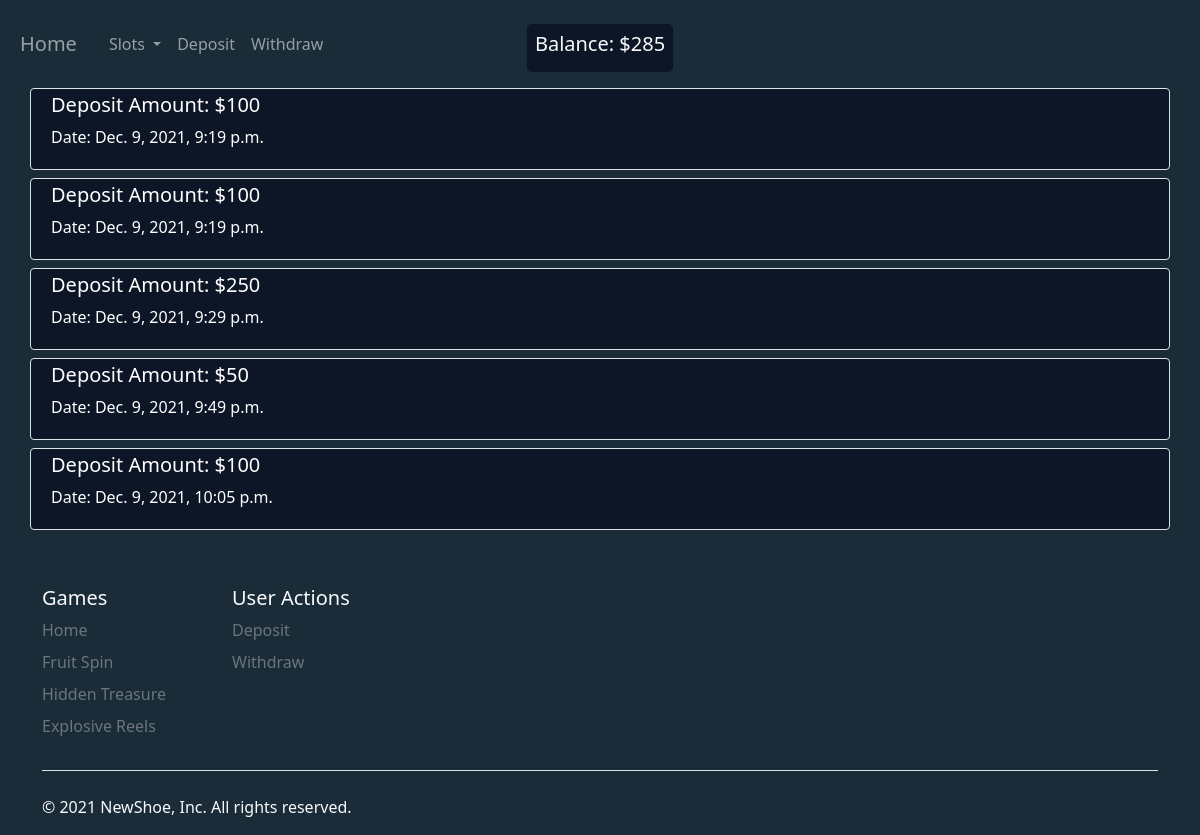
The page /NewShoe/allDeposits/ (signed in) on the database its author committed.
### casino/models.py (models this page shows)
class Balance(models.Model):
    user = models.ForeignKey(User, on_delete=models.CASCADE, default=None)
    balance = models.PositiveIntegerField(default=0)

class AllDeposits(models.Model):
    user = models.ForeignKey(User, on_delete=models.CASCADE, default=None)
    depositAmount = models.PositiveIntegerField(default=0)
    depositedAt = models.DateTimeField(auto_now_add=True, blank=True)

### casino/views.py (the view)
# urls.py: path('allDeposits/', views.allDeposits, name='allDeposits'),
@login_required()
def allDeposits(request):
    player = Balance.objects.get(user=request.user)
    deposits = AllDeposits.objects.filter(user=request.user)
    context = {'deposits': deposits, 'player': player}
    return render(request, 'Balance Management/allDeposits.html', context)

### templates/Balance Management/allDeposits.html
{% extends "base.html" %}
{% load static %}
{% block body %}
  {% for deposit in deposits %}
      <div class="container border rounded mb-2 text-white body">
        <div class="row my-1">
          <div class="col-6">
            <h5 class="ps-2 completed_line">Deposit Amount: ${{deposit.depositAmount}}</h5>
            <p class="ps-2 completed_line">Date: {{ deposit.depositedAt }}</p>
          </div>
        </div>
      </div>
  {% endfor %}
{% endblock %}

### templates/base.html (shortened to what this page needs)
{% load static %}
<!DOCTYPE html>
<html lang="en">
<head>
  <link href="https://cdn.jsdelivr.net/npm/bootstrap@5.1.3/dist/css/bootstrap.min.css" rel="stylesheet">
	<link rel="stylesheet" type="text/css" href="{% static 'css/styles.css' %}"/>
  <link rel="stylesheet" href="{% static 'css/fruitSpin.css' %}">
</head>
<body>
  {% if user.is_authenticated %}
    <nav class="navbar navbar-expand-lg navbar-dark pt-4 pb-4" style="background-color: #1a2c38;">
      <div class="container-fluid">
        <div class="collapse navbar-collapse" id="navbar">
          <ul class="navbar-nav me-auto mb-2 mb-lg-0">
            <li class="nav-item">
              <a class="nav-link navbar-brand" aria-current="page" href="{% url 'indexLogged' %}" type="submit">Home</a>
            </li>
            <li class="nav-item dropdown">
              <a class="nav-link dropdown-toggle" href="#" id="navbarDropdown" role="button" data-bs-toggle="dropdown" aria-expanded="false">
                Slots
              </a>
            </li>
            <li class="nav-item">
              <a class="nav-link" href="{% url 'deposit' %}" type="submit">Deposit</a>
            </li>
            <li class="nav-item">
              <a class="nav-link" href="{% url 'withdraw' %}" type="submit">Withdraw</a>
            </li>
            <ul class="navbar-nav navbar-center me-auto body text-light rounded-3" id="displayBal">
              <li>
                <h5 class="p-2">Balance: $<span id="money">{{ player.balance }}</span></h5>
              </li>
            </ul>
          </ul>
        </div>
      </div>
    </nav>
  {% endif %}
    {% block body %}
    {% endblock %}
  {% if user.is_authenticated %}
  <div class="container text-light">
    <footer class="pt-5">
      <div class="row">
        <div class="col-2">
          <h5>Games</h5>
          <ul class="nav flex-column">
            <li class="nav-item mb-2"><a href="{% url 'indexLogged' %}" class="nav-link p-0 text-muted">Home</a></li>
            <li class="nav-item mb-2"><a href="{% url 'FruitSpin' %}" class="nav-link p-0 text-muted">Fruit Spin</a></li>
            <li class="nav-item mb-2"><a href="{% url 'HiddenTreasure' %}" class="nav-link p-0 text-muted">Hidden Treasure</a></li>
            <li class="nav-item mb-2"><a href="{% url 'ExplosiveReels' %}" class="nav-link p-0 text-muted">Explosive Reels</a></li>
          </ul>
        </div>
        <div class="col-2">
          <h5>User Actions</h5>
          <ul class="nav flex-column">
            <li class="nav-item mb-2"><a href="{% url 'deposit' %}" class="nav-link p-0 text-muted">Deposit</a></li>
            <li class="nav-item mb-2"><a href="{% url 'withdraw' %}" class="nav-link p-0 text-muted">Withdraw</a></li>
          </ul>
        </div>
      </div>
      <div class="d-flex justify-content-between pt-4 mt-4 border-top">
        <p>&copy; 2021 NewShoe, Inc. All rights reserved.</p>
      </div>
    </footer>
  </div>
  {% endif %}
  </body>
</html>

### static/css/styles.css (style rules this page uses)
body { background-color: #1a2c38; }
.body { background-color: #0d1627; }
.navbar-nav.navbar-center { position: absolute; left: 50%; transform: translatex(-50%); }

### rows shown on the page
Balance: balance "285"
AllDeposits: depositAmount "100", depositedAt "Dec. 9, 2021, 9:19 p.m."
AllDeposits: depositAmount "100", depositedAt "Dec. 9, 2021, 9:19 p.m."
AllDeposits: depositAmount "250", depositedAt "Dec. 9, 2021, 9:29 p.m."
AllDeposits: depositAmount "50", depositedAt "Dec. 9, 2021, 9:49 p.m."
AllDeposits: depositAmount "100", depositedAt "Dec. 9, 2021, 10:05 p.m."
